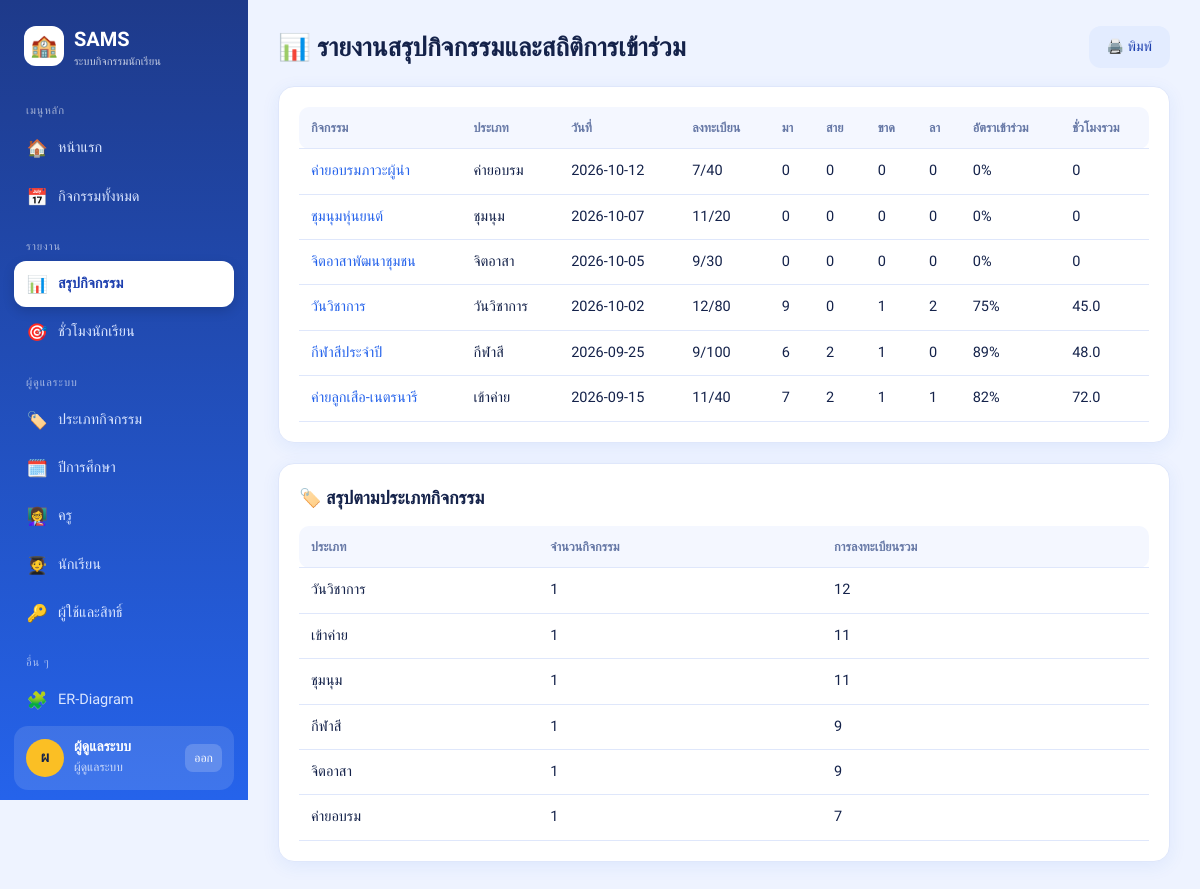
The page /reports/activities (signed in) on the database its author committed.
### tables this page shows
CREATE TABLE role (
    role_id   INTEGER PRIMARY KEY AUTOINCREMENT,
    role_name TEXT NOT NULL UNIQUE
);

CREATE TABLE activity (
    activity_id      INTEGER PRIMARY KEY AUTOINCREMENT,
    activity_name    TEXT NOT NULL,
    type_id          INTEGER NOT NULL REFERENCES activity_type(type_id),
    year_id          INTEGER NOT NULL REFERENCES academic_year(year_id),
    location         TEXT,
    activity_date    TEXT NOT NULL,
    start_time       TEXT,
    end_time         TEXT,
    max_participants INTEGER NOT NULL DEFAULT 50,
    hours            REAL NOT NULL DEFAULT 1
);

CREATE TABLE activity_type (
    type_id   INTEGER PRIMARY KEY AUTOINCREMENT,
    type_name TEXT NOT NULL UNIQUE
);

### app.py (the view)
@app.route("/reports/activities")
@login_required("admin", "teacher")
def report_activities():
    rows = q("""SELECT a.activity_id, a.activity_name, ty.type_name, a.activity_date, a.max_participants,
                COUNT(r.reg_id) AS registered,
                COALESCE(SUM(t.attend_status='present'),0) AS present,
                COALESCE(SUM(t.attend_status='late'),0) AS late,
                COALESCE(SUM(t.attend_status='absent'),0) AS absent,
                COALESCE(SUM(t.attend_status='excused'),0) AS excused,
                COALESCE(SUM(t.hours_earned),0) AS hours
                FROM activity a JOIN activity_type ty USING(type_id)
                LEFT JOIN registration r ON r.activity_id=a.activity_id AND r.reg_status='registered'
                LEFT JOIN attendance t ON t.reg_id=r.reg_id
                GROUP BY a.activity_id ORDER BY a.activity_date DESC""")
    bytype = q("""SELECT ty.type_name, COUNT(DISTINCT a.activity_id) AS acts, COUNT(r.reg_id) AS regs
                  FROM activity_type ty LEFT JOIN activity a USING(type_id)
                  LEFT JOIN registration r ON r.activity_id=a.activity_id AND r.reg_status='registered'
                  GROUP BY ty.type_id ORDER BY regs DESC""")
    return render_template("report_activities.html", rows=rows, bytype=bytype)

### app.py (called while the page is built)
def db():
    if "db" not in g:
        g.db = sqlite3.connect(DB_PATH)
        g.db.row_factory = sqlite3.Row
        g.db.execute("PRAGMA foreign_keys = ON")
    return g.db

def q(sql, args=(), one=False):
    cur = db().execute(sql, args)
    rows = cur.fetchall()
    return (rows[0] if rows else None) if one else rows

@app.before_request
def load_user():
    g.user = None
    uid = session.get("uid")
    if uid:
        g.user = q("""SELECT u.*, r.role_name,
                      COALESCE(s.first_name||' '||s.last_name, t.teacher_name, 'ผู้ดูแลระบบ') AS display_name
                      FROM user_account u JOIN role r USING(role_id)
                      LEFT JOIN student s USING(student_id) LEFT JOIN teacher t USING(teacher_id)
                      WHERE u.user_id=?""", (uid,), one=True)

def login_required(*roles):
    def deco(fn):
        @wraps(fn)
        def wrapper(*a, **kw):
            if not g.user:
                return redirect(url_for("login", next=request.path))
            if roles and g.user["role_name"] not in roles:
                flash("คุณไม่มีสิทธิ์เข้าถึงหน้านี้", "err")
                return redirect(url_for("dashboard"))
            return fn(*a, **kw)
        return wrapper
    return deco

### templates/report_activities.html (shortened to what this page needs)
{% extends 'base.html' %}
{% block body %}
<div class="row" style="justify-content:space-between"><h1>📊 รายงานสรุปกิจกรรมและสถิติการเข้าร่วม</h1><button class="btn sec" onclick="window.print()">🖨️ พิมพ์</button></div>
<div class="card tw"><table>
  <tr><th>กิจกรรม</th><th>ประเภท</th><th>วันที่</th><th>ลงทะเบียน</th><th>มา</th><th>สาย</th><th>ขาด</th><th>ลา</th><th>อัตราเข้าร่วม</th><th>ชั่วโมงรวม</th></tr>
  {% for r in rows %}<tr>
    <td><a href="{{ url_for('activity_detail', aid=r.activity_id) }}">{{ r.activity_name }}</a></td>
    <td>{{ r.type_name }}</td><td>{{ r.activity_date }}</td><td>{{ r.registered }}/{{ r.max_participants }}</td>
    <td>{{ r.present }}</td><td>{{ r.late }}</td><td>{{ r.absent }}</td><td>{{ r.excused }}</td>
    <td>{% if r.registered %}{{ '%.0f'|format((r.present + r.late) * 100 / r.registered) }}%{% else %}-{% endif %}</td>
    <td>{{ r.hours }}</td></tr>{% endfor %}
</table></div>
<div class="card"><h2>🏷️ สรุปตามประเภทกิจกรรม</h2>
  <table><tr><th>ประเภท</th><th>จำนวนกิจกรรม</th><th>การลงทะเบียนรวม</th></tr>
  {% for t in bytype %}<tr><td>{{ t.type_name }}</td><td>{{ t.acts }}</td><td>{{ t.regs }}</td></tr>{% endfor %}</table></div>
{% endblock %}

### templates/base.html (shortened to what this page needs)
<!doctype html>
<html lang="th">
<head>
<link rel="stylesheet" href="{{ url_for('static', filename='style.css') }}">
</head>
<body>
{% macro item(ep, icon, text, kind=None) %}
  {% set href = url_for(ep, kind=kind) if kind else url_for(ep) %}
  <a class="nav {{ 'on' if request.path == href }}" href="{{ href }}"><span>{{ icon }}</span>{{ text }}</a>
{% endmacro %}
{% if g.user %}
<div class="shell">
<aside class="side" id="side">
  <div class="logo"><i>🏫</i><div>SAMS<small>ระบบกิจกรรมนักเรียน</small></div></div>
  <div class="grp">เมนูหลัก</div>
  {{ item('dashboard', '🏠', 'หน้าแรก') }}
  {{ item('activities', '📅', 'กิจกรรมทั้งหมด') }}
  {% if g.user.role_name in ('admin','teacher') %}
    <div class="grp">รายงาน</div>
    {{ item('report_activities', '📊', 'สรุปกิจกรรม') }}
    {{ item('report_students', '🎯', 'ชั่วโมงนักเรียน') }}
  {% endif %}
  {% if g.user.role_name == 'admin' %}
    <div class="grp">ผู้ดูแลระบบ</div>
    {{ item('master', '🏷️', 'ประเภทกิจกรรม', 'types') }}
    {{ item('master', '🗓️', 'ปีการศึกษา', 'years') }}
    {{ item('master', '👩‍🏫', 'ครู', 'teachers') }}
    {{ item('master', '🧑‍🎓', 'นักเรียน', 'students') }}
    {{ item('users', '🔑', 'ผู้ใช้และสิทธิ์') }}
  {% endif %}
  <div class="grp">อื่น ๆ</div>
  {{ item('er', '🧩', 'ER-Diagram') }}
  <div class="me">
    <div class="av">{{ (g.user.display_name or g.user.username)[0]|upper }}</div>
    <div><b>{{ g.user.display_name or g.user.username }}</b><small>{{ {'admin':'ผู้ดูแลระบบ','teacher':'ครูผู้ดูแล','student':'นักเรียน'}[g.user.role_name] }}</small></div>
    <a href="{{ url_for('logout') }}">ออก</a>
  </div>
</aside>
<div class="main"><div class="wrap">
  {% block body %}{% endblock %}
</div></div>
</div>
{% else %}
  {% for cat, msg in get_flashed_messages(with_categories=true) %}<div class="flash {{ cat }}" style="margin:16px">{{ msg }}</div>{% endfor %}
  {% block public %}{% endblock %}
{% endif %}
</body>
</html>

### static/style.css (style rules this page uses)
:root { --bg:#eef3ff; --card:#fff; --ink:#14224a; --mute:#6678a6; --line:#dfe7fb; --pri:#2563eb; --pri-d:#1e40af; --pri-l:#e3ecff; --sky:#38bdf8; --accent:#fbbf24; --ok:#16a34a; --ok-l:#dcfce7; --err:#dc2626; --err-l:#fee2e2; --warn-l:#fef3c7; --warn:#b45309; --r:16px; --shadow:0 4px 18px rgba(37,99,235,.08); }
* { box-sizing:border-box }
html { scroll-behavior:smooth }
body { margin:0;font-family:'Prompt','Sarabun',system-ui,sans-serif;background:var(--bg);color:var(--ink);font-size:15px;line-height:1.55 }
a { color:var(--pri);text-decoration:none }
.shell { display:flex;min-height:100vh }
.side { width:248px;flex:none;background:linear-gradient(180deg,#1e3a8a 0%,#2563eb 100%);color:#fff;padding:20px 14px;position:sticky;top:0;height:100vh;overflow-y:auto;display:flex;flex-direction:column }
.logo { display:flex;align-items:center;gap:10px;font-weight:700;font-size:20px;padding:4px 10px 18px;color:#fff }
.logo i { font-style:normal;background:#fff;border-radius:12px;width:40px;height:40px;display:grid;place-items:center;font-size:22px }
.logo small { display:block;font-weight:400;font-size:11px;opacity:.75;line-height:1.2 }
.side .grp { font-size:11px;letter-spacing:.08em;text-transform:uppercase;opacity:.6;margin:16px 12px 6px }
.side a.nav { display:flex;align-items:center;gap:10px;color:#dbe6ff;padding:10px 12px;border-radius:12px;margin-bottom:2px;font-size:14.5px }
.side a.nav.on { background:#fff;color:var(--pri-d);font-weight:600;box-shadow:0 4px 12px rgba(0,0,0,.15) }
.side a.nav span { width:22px;text-align:center;font-size:17px }
.me { margin-top:auto;background:rgba(255,255,255,.12);border-radius:14px;padding:12px;display:flex;gap:10px;align-items:center }
.me .av { width:38px;height:38px;border-radius:50%;background:var(--accent);color:#14224a;display:grid;place-items:center;font-weight:700;flex:none }
.me b { display:block;font-size:14px;line-height:1.2 }
.me small { opacity:.75;font-size:12px }
.me a { margin-left:auto;color:#fff;font-size:12px;background:rgba(255,255,255,.18);padding:5px 9px;border-radius:8px }
.main { flex:1;min-width:0;padding:26px 30px 50px }
.wrap { max-width:1100px;margin:0 auto }
h2 { font-size:18px;margin:0 0 14px;display:flex;align-items:center;gap:8px }
.card { background:var(--card);border:1px solid var(--line);border-radius:var(--r);padding:20px;margin-bottom:20px;box-shadow:var(--shadow) }
.tw { overflow-x:auto }
table { width:100%;border-collapse:collapse;font-size:14.5px }
th,td { padding:11px 12px;text-align:left;border-bottom:1px solid var(--line);vertical-align:middle }
th { background:#f4f7ff;color:var(--mute);font-weight:600;font-size:12.5px;white-space:nowrap }
th:first-child { border-radius:10px 0 0 10px }
th:last-child { border-radius:0 10px 10px 0 }
.btn { display:inline-flex;align-items:center;gap:6px;background:var(--pri);color:#fff;border:0;border-radius:12px;padding:10px 18px;cursor:pointer;font:inherit;font-weight:500;font-size:14px;box-shadow:0 3px 0 var(--pri-d);transition:.1s }
.btn.sec { background:var(--pri-l);color:var(--pri-d);box-shadow:none }
.row { display:flex;gap:8px;align-items:center;flex-wrap:wrap }
.wrap>.row>h1 { font-size:26px;margin:0 }
.wrap>.row { margin-bottom:18px }

### rows shown on the page
role: role_name "ผู้ดูแลระบบ"
activity: activity_name "ค่ายอบรมภาวะผู้นำ", type_name "ค่ายอบรม", activity_date "2026-10-12", registered "7", max_participants "40", present "0", late "0", absent "0", excused "0", hours "0"
activity: activity_name "ชุมนุมหุ่นยนต์", type_name "ชุมนุม", activity_date "2026-10-07", registered "11", max_participants "20", present "0", late "0", absent "0", excused "0", hours "0"
activity: activity_name "จิตอาสาพัฒนาชุมชน", type_name "จิตอาสา", activity_date "2026-10-05", registered "9", max_participants "30", present "0", late "0", absent "0", excused "0", hours "0"
activity: activity_name "วันวิชาการ", type_name "วันวิชาการ", activity_date "2026-10-02", registered "12", max_participants "80", present "9", late "0", absent "1", excused "2", present "75", hours "45.0"
activity: activity_name "กีฬาสีประจำปี", type_name "กีฬาสี", activity_date "2026-09-25", registered "9", max_participants "100", present "6", late "2", absent "1", excused "0", present "89", hours "48.0"
activity: activity_name "ค่ายลูกเสือ-เนตรนารี", type_name "เข้าค่าย", activity_date "2026-09-15", registered "11", max_participants "40", present "7", late "2", absent "1", excused "1", present "82", hours "72.0"
activity_type: type_name "วันวิชาการ", acts "1", regs "12"
activity_type: type_name "เข้าค่าย", acts "1", regs "11"
activity_type: type_name "ชุมนุม", acts "1", regs "11"
activity_type: type_name "กีฬาสี", acts "1", regs "9"
activity_type: type_name "จิตอาสา", acts "1", regs "9"
activity_type: type_name "ค่ายอบรม", acts "1", regs "7"

### other values the page prints
{{ icon }} "🏠 📅 📊 🎯 🏷️ 🗓️ 👩‍🏫 🧑‍🎓 🔑 🧩"
{{ text }} "หน้าแรก กิจกรรมทั้งหมด สรุปกิจกรรม ชั่วโมงนักเรียน ประเภทกิจกรรม ปีการศึกษา ครู นักเรียน ผู้ใช้และสิทธิ์ ER-Diagram"
{{ (g.user.display_name or g.user.username)[0]|upper }} "ผ"
{{ g.user.display_name or g.user.username }} "ผู้ดูแลระบบ"
